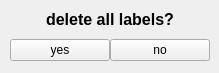
<?xml version="1.0" encoding="UTF-8"?>
<ui version="4.0">
 <class>ensure_window</class>
 <widget class="QMainWindow" name="ensure_window">
  <property name="geometry">
   <rect>
    <x>0</x>
    <y>0</y>
    <width>219</width>
    <height>73</height>
   </rect>
  </property>
  <property name="windowTitle">
   <string>are you sure?</string>
  </property>
  <property name="styleSheet">
   <string notr="true"/>
  </property>
  <widget class="QWidget" name="centralwidget">
   <widget class="QWidget" name="">
    <property name="geometry">
     <rect>
      <x>10</x>
      <y>0</y>
      <width>201</width>
      <height>61</height>
     </rect>
    </property>
    <layout class="QVBoxLayout" name="verticalLayout">
     <property name="spacing">
      <number>0</number>
     </property>
     <item>
      <widget class="QLabel" name="label">
       <property name="maximumSize">
        <size>
         <width>200</width>
         <height>16777215</height>
        </size>
       </property>
       <property name="text">
        <string>&lt;html&gt;&lt;head/&gt;&lt;body&gt;&lt;p&gt;&lt;span style=&quot; font-size:12pt; font-weight:600;&quot;&gt;delete all labels?&lt;/span&gt;&lt;/p&gt;&lt;/body&gt;&lt;/html&gt;</string>
       </property>
       <property name="alignment">
        <set>Qt::AlignCenter</set>
       </property>
      </widget>
     </item>
     <item>
      <layout class="QHBoxLayout" name="horizontalLayout">
       <property name="spacing">
        <number>0</number>
       </property>
       <item>
        <widget class="QPushButton" name="pushbutton_yes">
         <property name="maximumSize">
          <size>
           <width>100</width>
           <height>16777215</height>
          </size>
         </property>
         <property name="text">
          <string>yes</string>
         </property>
        </widget>
       </item>
       <item>
        <widget class="QPushButton" name="pushbutton_no">
         <property name="maximumSize">
          <size>
           <width>100</width>
           <height>16777215</height>
          </size>
         </property>
         <property name="text">
          <string>no</string>
         </property>
        </widget>
       </item>
      </layout>
     </item>
    </layout>
   </widget>
  </widget>
 </widget>
 <resources/>
 <connections/>
</ui>
